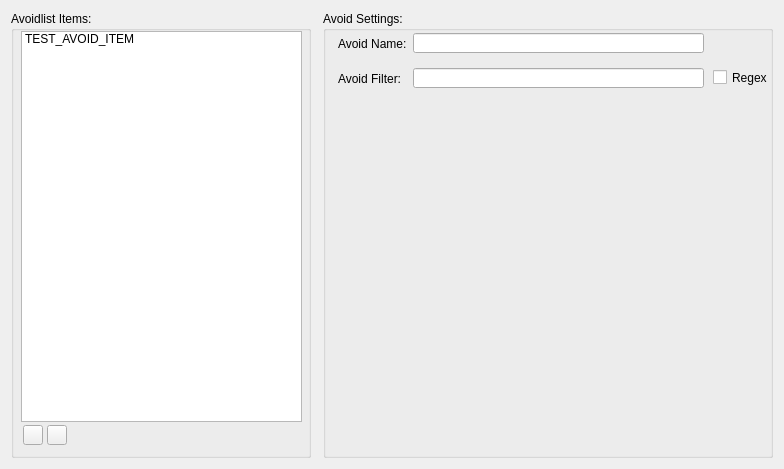
    <widget class="QWidget" name="globalAvoidlistTab">
     <attribute name="title">
      <string>Global Avoid List</string>
     </attribute>
     <layout class="QHBoxLayout" name="horizontalLayout_2">
      <item>
       <widget class="QGroupBox" name="avoidlistGroup">
        <property name="sizePolicy">
         <sizepolicy hsizetype="Fixed" vsizetype="Fixed">
          <horstretch>0</horstretch>
          <verstretch>0</verstretch>
         </sizepolicy>
        </property>
        <property name="minimumSize">
         <size>
          <width>300</width>
          <height>447</height>
         </size>
        </property>
        <property name="maximumSize">
         <size>
          <width>300</width>
          <height>447</height>
         </size>
        </property>
        <property name="title">
         <string>Avoidlist Items:</string>
        </property>
        <widget class="QPushButton" name="addAvoidEntryButton">
         <property name="geometry">
          <rect>
           <x>12</x>
           <y>414</y>
           <width>20</width>
           <height>20</height>
          </rect>
         </property>
         <property name="font">
          <font>
           <family>Segoe UI</family>
           <pointsize>15</pointsize>
           <weight>50</weight>
           <bold>false</bold>
           <kerning>true</kerning>
          </font>
         </property>
         <property name="mouseTracking">
          <bool>false</bool>
         </property>
         <property name="text">
          <string/>
         </property>
         <property name="icon">
          <iconset resource="icon_resources.qrc">
           <normaloff>:/guiIcons/icons/plus-icon.png</normaloff>:/guiIcons/icons/plus-icon.png</iconset>
         </property>
        </widget>
        <widget class="QPushButton" name="removeAvoidEntryButton">
         <property name="geometry">
          <rect>
           <x>36</x>
           <y>414</y>
           <width>20</width>
           <height>20</height>
          </rect>
         </property>
         <property name="font">
          <font>
           <pointsize>15</pointsize>
           <weight>75</weight>
           <bold>true</bold>
          </font>
         </property>
         <property name="text">
          <string/>
         </property>
         <property name="icon">
          <iconset resource="icon_resources.qrc">
           <normaloff>:/guiIcons/icons/delete-icon.png</normaloff>:/guiIcons/icons/delete-icon.png</iconset>
         </property>
        </widget>
        <widget class="QListWidget" name="avoidlistItemsList">
         <property name="geometry">
          <rect>
           <x>10</x>
           <y>20</y>
           <width>281</width>
           <height>391</height>
          </rect>
         </property>
         <item>
          <property name="text">
           <string>TEST_AVOID_ITEM</string>
          </property>
         </item>
        </widget>
       </widget>
      </item>
      <item>
       <spacer name="avoid_settings_spacer">
        <property name="orientation">
         <enum>Qt::Horizontal</enum>
        </property>
        <property name="sizeType">
         <enum>QSizePolicy::Fixed</enum>
        </property>
        <property name="sizeHint" stdset="0">
         <size>
          <width>6</width>
          <height>20</height>
         </size>
        </property>
       </spacer>
      </item>
      <item>
       <widget class="QGroupBox" name="avoidlistSettingsGroup">
        <property name="sizePolicy">
         <sizepolicy hsizetype="Fixed" vsizetype="Fixed">
          <horstretch>0</horstretch>
          <verstretch>0</verstretch>
         </sizepolicy>
        </property>
        <property name="minimumSize">
         <size>
          <width>450</width>
          <height>447</height>
         </size>
        </property>
        <property name="maximumSize">
         <size>
          <width>450</width>
          <height>447</height>
         </size>
        </property>
        <property name="title">
         <string>Avoid Settings:</string>
        </property>
        <widget class="QLineEdit" name="avoidNameTextbox">
         <property name="geometry">
          <rect>
           <x>90</x>
           <y>22</y>
           <width>291</width>
           <height>20</height>
          </rect>
         </property>
        </widget>
        <widget class="QLabel" name="avoidNameLabel">
         <property name="geometry">
          <rect>
           <x>15</x>
           <y>25</y>
           <width>71</width>
           <height>16</height>
          </rect>
         </property>
         <property name="text">
          <string>Avoid Name: </string>
         </property>
        </widget>
        <widget class="QLabel" name="avoidFilterLabel">
         <property name="geometry">
          <rect>
           <x>15</x>
           <y>60</y>
           <width>66</width>
           <height>16</height>
          </rect>
         </property>
         <property name="text">
          <string>Avoid Filter:</string>
         </property>
        </widget>
        <widget class="QLineEdit" name="avoidFilterTextbox">
         <property name="geometry">
          <rect>
           <x>90</x>
           <y>57</y>
           <width>291</width>
           <height>20</height>
          </rect>
         </property>
        </widget>
        <widget class="QCheckBox" name="avoidFilterRegexCheck">
         <property name="geometry">
          <rect>
           <x>390</x>
           <y>58</y>
           <width>61</width>
           <height>17</height>
          </rect>
         </property>
         <property name="text">
          <string>Regex</string>
         </property>
        </widget>
       </widget>
      </item>
     </layout>
    </widget>
